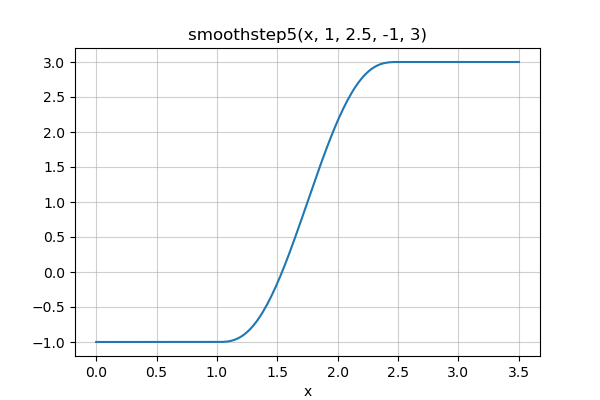

This figure's Python source:
import numpy as np
import matplotlib.pyplot as plt

from ufunclab import smoothstep5


a = 1.0
b = 2.5
fa = -1
fb = 3
x = np.linspace(0, 3.5, 201)
y = smoothstep5(x, a, b, fa, fb)

plt.figure(figsize=(6, 4))
plt.plot(x, y)

plt.title(f'smoothstep5(x, {a:g}, {b:g}, {fa:g}, {fb:g})')

plt.xlabel('x')
plt.grid(alpha=0.6)
# plt.show()
plt.savefig('smoothstep5_demo.png')
